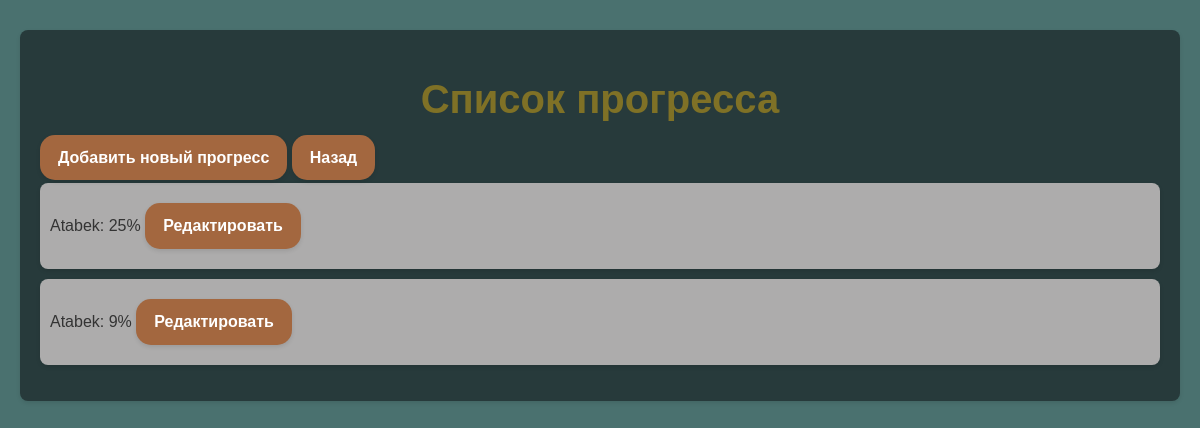
The app's page /progress/ with its own data.
### content/models.py (models this page shows, shortened)
class Progress(models.Model):
    name = models.CharField(max_length=100)
    progress = models.IntegerField(default=0)

### content/views.py (the view)
# urls.py: path('progress/', views.progress_list, name='progress_list'),
def progress_list(request):
    progresses = Progress.objects.all()
    return render(request, 'progress_list.html', {'progresses': progresses})

### template/progress_list.html (shortened to what this page needs)
{% load static %}
<!DOCTYPE html>
<html lang="en">
<head>
    <link rel="stylesheet" href="{% static 'style11.css' %}">
</head>
<body>
<div class="container">
    <h1>Список прогресса</h1>
    <a class="button" href="{% url 'progress_create' %}">Добавить новый прогресс</a>
    <a class="button" href="{% url 'home' %}">Назад</a>
    <ul>
        {% for progress in progresses %}
            <li>
                {{ progress.name }}: {{ progress.progress }}%
                <a class="button" href="{% url 'progress_update' progress.pk %}">Редактировать</a>
            </li>
        {% endfor %}
    </ul>
</div>
</body>
</html>

### static/style11.css (style rules this page uses)
body { font-family: 'Arial', sans-serif; background-color: #4a716f; color: #333; margin: 0; padding: 20px; }
.container { background: #273a3b; margin: 10px 0; padding: 20px; border-radius: 8px; box-shadow: 0 2px 4px rgba(0, 0, 0, 0.1); }
h1 { color: #7f7126; font-size: 2.5em; text-align: center; }
a { color: #23272d; text-decoration: none; background: #627ba1; margin: 10px 0; padding: 14px; border-radius: 8px; box-shadow: 0 2px 4px rgba(0, 0, 0, 0.1); }
ul { list-style-type: none; padding: 0; }
li { background: #adacac; margin: 10px 0; padding: 10px; border-radius: 8px; box-shadow: 0 2px 4px rgba(0, 0, 0, 0.1); }
li a { display: inline-block; margin-top: 10px; color: #0d1a1ade; padding: 12px; }
.button { background-color: #a3673f; color: #fff; text-decoration: none; padding: 14px 18px; font-weight: 700; border-radius: 15px; transition: background-color 0.2s linear; }

### records on screen
Progress: name "Atabek", progress "25"
Progress: name "Atabek", progress "9"
